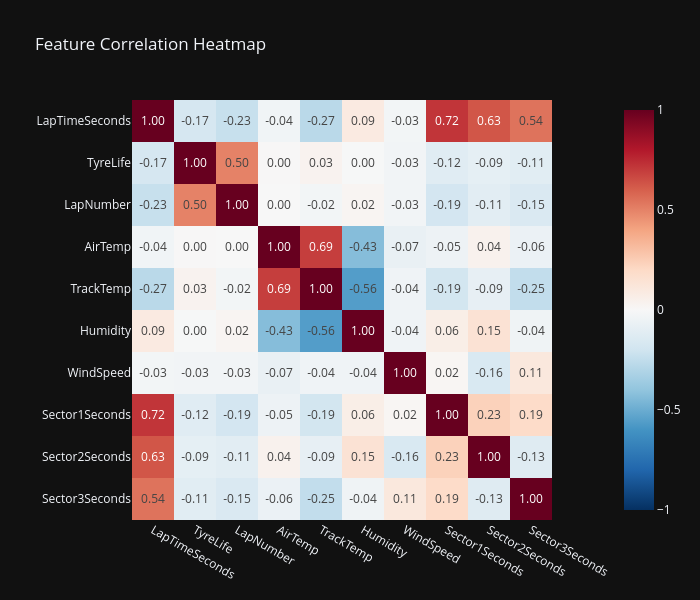

The code cell stored with this chart in its notebook:
### Code cell
# Select only numeric columns that are relevant
numeric_cols = [
    "LapTimeSeconds", "TyreLife", "LapNumber",
    "AirTemp", "TrackTemp", "Humidity",
    "WindSpeed", "Sector1Seconds", "Sector2Seconds", "Sector3Seconds"
]

# Filter to columns that actually exist in your dataframe
available_cols = [c for c in numeric_cols if c in df_clean.columns]

corr_matrix = df_clean[available_cols].corr()

fig = px.imshow(
    corr_matrix,
    title="Feature Correlation Heatmap",
    color_continuous_scale="RdBu_r",
    zmin=-1, zmax=1,
    text_auto=".2f"
)

fig.update_layout(template="plotly_dark", width=700, height=600)
fig.show()

### Figure 1 — Plotly figure (JSON) as saved in the notebook; plotly's stock layout.template omitted (floating-point values rounded to 4 significant figures)
{"data": [{"coloraxis": "coloraxis", "hovertemplate": "x: %{x}<br>y: %{y}<br>color: %{z}<extra></extra>", "name": "0", "texttemplate": "%{z:.2f}", "type": "heatmap", "x": ["LapTimeSeconds", "TyreLife", "LapNumber", "AirTemp", "TrackTemp", "Humidity", "WindSpeed", "Sector1Seconds", "Sector2Seconds", "Sector3Seconds"], "xaxis": "x", "y": ["LapTimeSeconds", "TyreLife", "LapNumber", "AirTemp", "TrackTemp", "Humidity", "WindSpeed", "Sector1Seconds", "Sector2Seconds", "Sector3Seconds"], "yaxis": "y", "z": [[1.0, -0.1737, -0.2332, -0.03549, -0.2728, 0.0934, -0.02596, 0.719, 0.6285, 0.5445], [-0.1737, 1.0, 0.5012, 0.004905, 0.03318, -0.00367, -0.03176, -0.123, -0.09351, -0.1136], [-0.2332, 0.5012, 1.0, 0.001458, -0.02463, 0.02126, -0.03319, -0.1854, -0.109, -0.1527], [-0.03549, 0.004905, 0.001458, 1.0, 0.6933, -0.4308, -0.07302, -0.05456, 0.04099, -0.06309], [-0.2728, 0.03318, -0.02463, 0.6933, 1.0, -0.5592, -0.0416, -0.1892, -0.08683, -0.2487], [0.0934, -0.00367, 0.02126, -0.4308, -0.5592, 1.0, -0.04114, 0.0646, 0.1471, -0.04445], [-0.02596, -0.03176, -0.03319, -0.07302, -0.0416, -0.04114, 1.0, 0.01715, -0.1561, 0.1078], [0.719, -0.123, -0.1854, -0.05456, -0.1892, 0.0646, 0.01715, 1.0, 0.2334, 0.1928], [0.6285, -0.09351, -0.109, 0.04099, -0.08683, 0.1471, -0.1561, 0.2334, 1.0, -0.1288], [0.5445, -0.1136, -0.1527, -0.06309, -0.2487, -0.04445, 0.1078, 0.1928, -0.1288, 1.0]]}], "layout": {"coloraxis": {"cmax": 1, "cmin": -1, "colorscale": [[0, "rgb(5,48,97)"], [0.1, "rgb(33,102,172)"], [0.2, "rgb(67,147,195)"], [0.3, "rgb(146,197,222)"], [0.4, "rgb(209,229,240)"], [0.5, "rgb(247,247,247)"], [0.6, "rgb(253,219,199)"], [0.7, "rgb(244,165,130)"], [0.8, "rgb(214,96,77)"], [0.9, "rgb(178,24,43)"], [1, "rgb(103,0,31)"]]}, "height": 600, "title": {"text": "Feature Correlation Heatmap"}, "width": 700, "xaxis": {"anchor": "y", "constrain": "domain", "domain": [0, 1], "scaleanchor": "y"}, "yaxis": {"anchor": "x", "autorange": "reversed", "constrain": "domain", "domain": [0, 1]}}}
